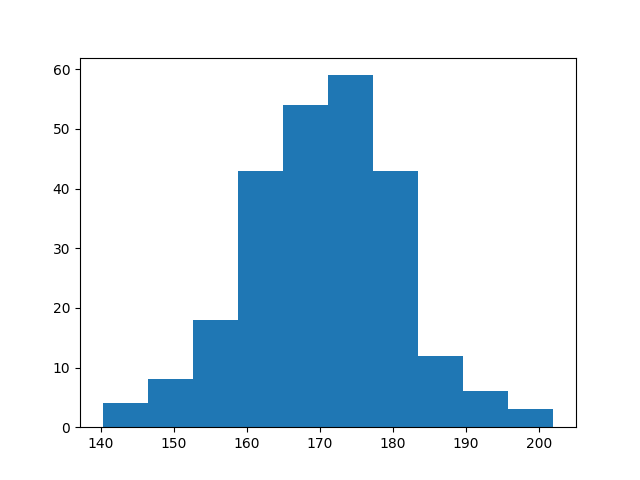

Python code for this plot:
import matplotlib.pyplot as plt
import numpy as np
x=np.random.normal(170,10,250)
plt.hist(x)
plt.show()
